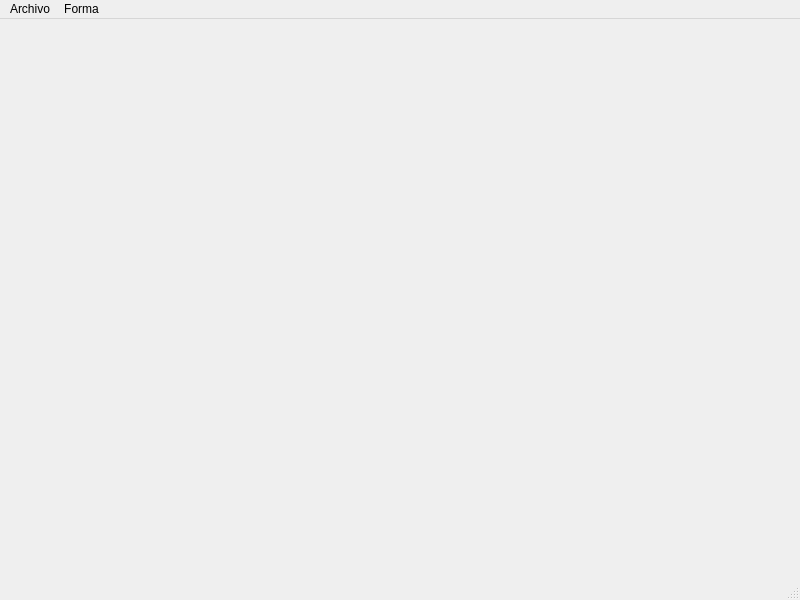
<?xml version="1.0" encoding="UTF-8"?>
<ui version="4.0">
 <class>Principal</class>
 <widget class="QMainWindow" name="Principal">
  <property name="geometry">
   <rect>
    <x>0</x>
    <y>0</y>
    <width>800</width>
    <height>600</height>
   </rect>
  </property>
  <property name="cursor">
   <cursorShape>CrossCursor</cursorShape>
  </property>
  <property name="windowTitle">
   <string>Principal</string>
  </property>
  <widget class="QWidget" name="centralwidget"/>
  <widget class="QMenuBar" name="menubar">
   <property name="geometry">
    <rect>
     <x>0</x>
     <y>0</y>
     <width>800</width>
     <height>26</height>
    </rect>
   </property>
   <widget class="QMenu" name="menuArchivo">
    <property name="title">
     <string>Archivo</string>
    </property>
    <addaction name="InSalir"/>
    <addaction name="inGuardar"/>
    <addaction name="separator"/>
    <addaction name="inSalir"/>
   </widget>
   <widget class="QMenu" name="menuForma">
    <property name="title">
     <string>Forma</string>
    </property>
    <addaction name="InLineas"/>
    <addaction name="InLibre"/>
    <addaction name="InRectang"/>
    <addaction name="InCircuferencia"/>
   </widget>
   <addaction name="menuArchivo"/>
   <addaction name="menuForma"/>
  </widget>
  <widget class="QStatusBar" name="statusbar"/>
  <action name="InSalir">
   <property name="text">
    <string>Nuevo</string>
   </property>
   <property name="shortcut">
    <string>Ctrl+N</string>
   </property>
  </action>
  <action name="inGuardar">
   <property name="text">
    <string>Guardar</string>
   </property>
   <property name="shortcut">
    <string>Ctrl+S</string>
   </property>
  </action>
  <action name="inSalir">
   <property name="text">
    <string>Salir</string>
   </property>
   <property name="shortcut">
    <string>Ctrl+Q</string>
   </property>
  </action>
  <action name="actionColor">
   <property name="text">
    <string>Color</string>
   </property>
   <property name="shortcut">
    <string>Ctrl+Shift+C</string>
   </property>
  </action>
  <action name="actionAncho">
   <property name="text">
    <string>Ancho</string>
   </property>
   <property name="shortcut">
    <string>Ctrl+Shift+A</string>
   </property>
  </action>
  <action name="InLineas">
   <property name="checkable">
    <bool>true</bool>
   </property>
   <property name="text">
    <string>Lineas</string>
   </property>
  </action>
  <action name="InLibre">
   <property name="checkable">
    <bool>true</bool>
   </property>
   <property name="checked">
    <bool>true</bool>
   </property>
   <property name="enabled">
    <bool>true</bool>
   </property>
   <property name="text">
    <string>Libre</string>
   </property>
  </action>
  <action name="InRectang">
   <property name="checkable">
    <bool>true</bool>
   </property>
   <property name="checked">
    <bool>false</bool>
   </property>
   <property name="text">
    <string>Rectángulos</string>
   </property>
  </action>
  <action name="InCircuferencia">
   <property name="checkable">
    <bool>true</bool>
   </property>
   <property name="text">
    <string>Circunferencias</string>
   </property>
  </action>
 </widget>
 <resources/>
 <connections/>
</ui>
